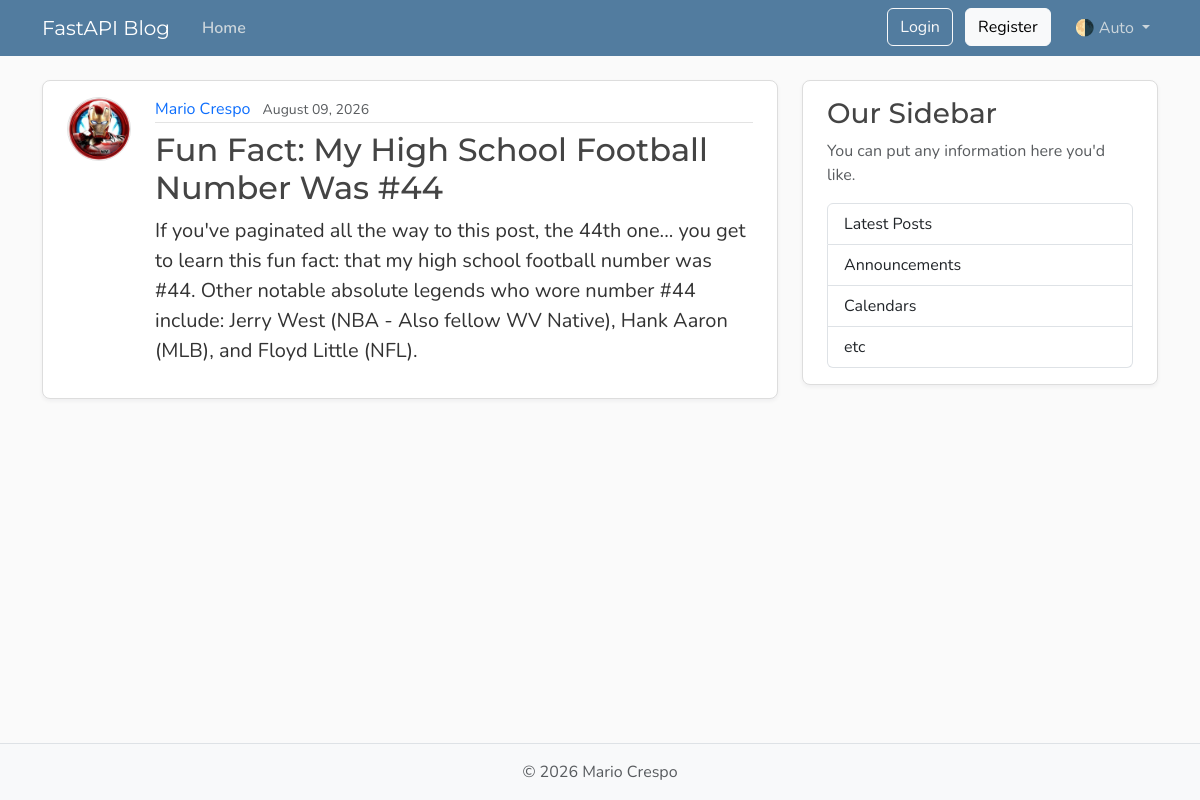
/posts/1, run on the app's committed database.
### models.py (models this page shows, shortened)
class User(Base):
    __tablename__ = "users"
    id: Mapped[int] = mapped_column(Integer, primary_key=True, index=True)
    username: Mapped[str] = mapped_column(String(50), unique=True, nullable=False)
    email: Mapped[str] = mapped_column(String(120), unique=True, nullable=False)
    password_hash: Mapped[str] = mapped_column(String(200), nullable=False)
    image_file: Mapped[str | None] = mapped_column(
        String(200),
        nullable=True,
        default=None,
    )
    posts: Mapped[list[Post]] = relationship(back_populates="author", cascade="all, delete-orphan")

class Post(Base):
    __tablename__ = "posts"
    id: Mapped[int] = mapped_column(Integer, primary_key=True, index=True)
    title: Mapped[str] = mapped_column(String(100), nullable=False)
    content: Mapped[str] = mapped_column(Text, nullable=False)
    user_id: Mapped[int] = mapped_column(
        ForeignKey("users.id"),
        nullable=False,
        index=True,
    )
    date_posted: Mapped[datetime] = mapped_column(
        DateTime(timezone=True),
        default=lambda: datetime.now(UTC),
    )
    author: Mapped[User] = relationship(back_populates="posts")

### main.py (the view)
@app.get("/posts/{post_id}", include_in_schema=False)
async def post_page(request: Request, post_id: int, db: Annotated[AsyncSession, Depends(get_db)]):
    result = await db.execute(
        select(models.Post)
        .options(selectinload(models.Post.author))
        .where(models.Post.id == post_id)
    )
    post = result.scalars().first()
    if post:
        title = post.title[:50]
        return templates.TemplateResponse(
            request,
            "post.html",
            {"post": post, "title": title},
        )
    raise HTTPException(status_code=status.HTTP_404_NOT_FOUND, detail="Post not found")

### templates/post.html (shortened to what this page needs)
{% extends "layout.html" %}
{% block content %}
  <article class="content-section py-3 px-4 mb-4">
    <div class="d-flex align-items-start gap-4">
      <img class="rounded-circle article-img flex-shrink-0"
           src="{{ post.author.image_path }}"
           alt="{{ post.author.username }}'s profile picture"
           width="64"
           height="64"
           loading="lazy">
      <div class="flex-grow-1">
        <div class="article-metadata mb-2">
          <a class="me-2" href="{{ url_for('user_posts', user_id=post.author.id) }}">{{ post.author.username }}</a>
          <small class="text-body-secondary">{{ post.date_posted.strftime('%B %d, %Y') }}</small>
        </div>
        <h2 class="article-title">{{ post.title }}</h2>
        <p class="article-content">{{ post.content }}</p>
      </div>
    </div>
  </article>
{% endblock content %}

### templates/layout.html (shortened to what this page needs)
<!DOCTYPE html>
<html lang="en">
  <head>
    <link href="https://cdn.jsdelivr.net/npm/bootstrap@5.3.8/dist/css/bootstrap.min.css"
          rel="stylesheet"
>
    <link rel="stylesheet" type="text/css" href="{{ url_for('static', path='css/main.css') }}">
  </head>
  <body class="d-flex flex-column min-vh-100">
    <header class="site-header">
      <nav class="navbar navbar-expand-md bg-steel fixed-top"
           data-bs-theme="dark">
        <div class="container">
          <a class="navbar-brand me-4" href="{{ url_for('home') }}">FastAPI Blog</a>
          <div class="collapse navbar-collapse" id="navbarToggle">
            <div class="navbar-nav me-auto">
              <a class="nav-link active" aria-current="page" href="{{ url_for('home') }}">Home</a>
            </div>
            <div class="navbar-nav">
              <div id="loggedOutNav">
                <a class="btn btn-outline-light mb-2 mb-md-0 me-md-2"
                    href="{{ url_for("login_page") }}">Login</a>
                <a class="btn btn-light mb-2 mb-md-0 me-md-3"
                    href="{{ url_for("register_page") }}">Register</a>
              </div>
              <div class="nav-item dropdown">
                <a class="nav-link dropdown-toggle"
                   href="#"
                   role="button"
                   id="bd-theme"
                   data-bs-toggle="dropdown"
                   aria-expanded="false">
                  <span id="bd-theme-text">🌗 Auto</span>
                </a>
              </div>
            </div>
          </div>
        </div>
      </nav>
    </header>
    <main role="main" class="container">
      <div class="row">
        <div class="col-md-8">
          {% block content %}
          {% endblock content %}
        </div>
        <aside class="col-md-4">
          <div class="content-section py-3 px-4 mb-4">
            <h3>Our Sidebar</h3>
            <p class="text-body-secondary">You can put any information here you'd like.</p>
            <ul class="list-group">
              <li class="list-group-item">Latest Posts</li>
              <li class="list-group-item">Announcements</li>
              <li class="list-group-item">Calendars</li>
              <li class="list-group-item">etc</li>
            </ul>
          </div>
        </aside>
      </div>
    </main>
    <footer class="mt-auto py-3 bg-body-tertiary border-top">
      <div class="container text-center">
        <p class="text-body-secondary mb-0">
          © <span id="year"></span> Mario Crespo
        </p>
      </div>
    </footer>
  </body>
</html>

### static/css/main.css (style rules this page uses)
:root { --font-heading: "Montserrat", system-ui, -apple-system, BlinkMacSystemFont, sans-serif; --font-body: "Nunito", system-ui, -apple-system, BlinkMacSystemFont, sans-serif; --color-bg-body: #fafafa; --color-bg-content: #ffffff; --color-text-primary: #333333; --color-text-heading: #444444; --color-steel: #527c9f; --color-nav-link: #cbd5db; --color-nav-link-hover: #ffffff; --color-link-hover: #428bca; --color-border: #dddddd; --color-border-light: #e3e3e3; --spacing-xl: 5rem; --article-img-size: 4rem; --account-img-size: 7.813rem; }
body { font-family: var(--font-body); background: var(--color-bg-body); color: var(--color-text-primary); }
main { padding-top: var(--spacing-xl); }
h1, h2, h3, h4, h5, h6 { font-family: var(--font-heading); color: var(--color-text-heading); }
.navbar-brand { font-family: var(--font-heading); }
a { text-decoration: none; }
.bg-steel { background-color: var(--color-steel); }
.site-header .navbar-nav .nav-link { color: var(--color-nav-link); transition: color 0.2s ease-in-out; }
.site-header .navbar-nav .nav-link.active { font-weight: 600; }
.content-section { background: var(--color-bg-content); border: 1px solid var(--color-border); border-radius: 0.5rem; box-shadow: 0 2px 4px rgba(15, 23, 42, 0.05); transition: box-shadow 0.15s ease, transform 0.15s ease, border-color 0.15s ease; }
.article-title { color: var(--color-text-heading); transition: color 0.2s ease-in-out; }
.article-content { white-space: pre-line; font-size: 1.25rem; }
.article-img { height: var(--article-img-size); width: var(--article-img-size); flex-shrink: 0; object-fit: cover; border: 1px solid var(--color-border-light); box-shadow: 0 0 0 2px var(--color-bg-content); }
.article-metadata { padding-bottom: 0.063rem; border-bottom: 1px solid var(--color-border-light); }
.article-metadata a { transition: color 0.2s ease-in-out; }
[data-bs-theme="dark"] { --color-bg-body: #1a1a1a; --color-bg-content: #2d2d2d; --color-text-primary: #e0e0e0; --color-text-heading: #f0f0f0; --color-border: #404040; --color-border-light: #4a4a4a; }

### data on the page
User: author.image_path (picture), author.username "Mario Crespo"
Post: date_posted "August 09, 2026", title "Fun Fact: My High School Football Number Was #44", content "If you've paginated all the way to this post, the 44th one... you get to learn this fun fact: that my high school football number was #44. Other notable absolute legends who wore number #44 include: Jerry West (NBA - Also fellow WV Native), Hank Aaron (MLB), and Floyd Little (NFL)."
